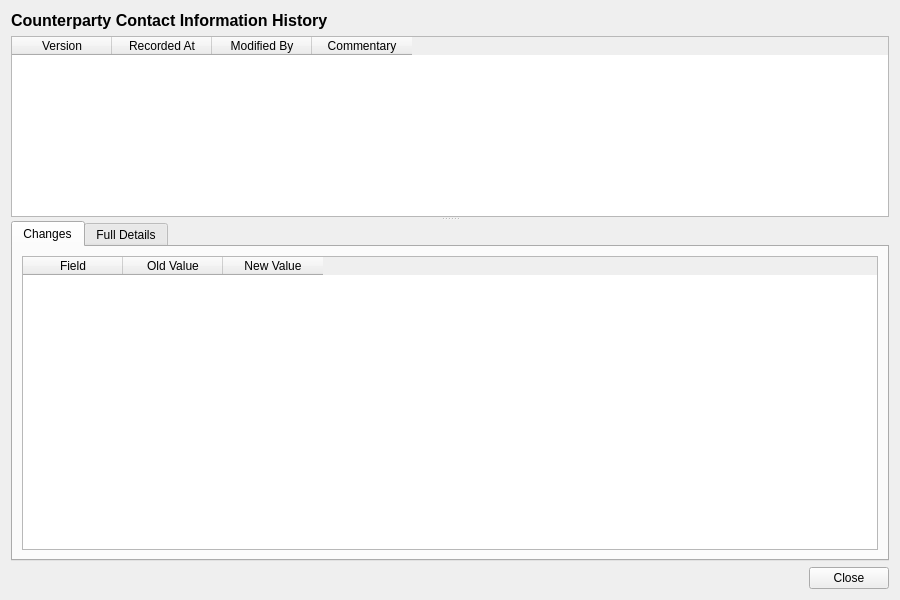
<?xml version="1.0" encoding="UTF-8"?>
<ui version="4.0">
 <class>CounterpartyContactInformationHistoryDialog</class>
 <widget class="QWidget" name="CounterpartyContactInformationHistoryDialog">
  <property name="geometry">
   <rect>
    <x>0</x>
    <y>0</y>
    <width>900</width>
    <height>600</height>
   </rect>
  </property>
  <property name="windowTitle">
   <string>Counterparty Contact Information History</string>
  </property>
  <layout class="QVBoxLayout" name="verticalLayout">
   <item>
    <widget class="QLabel" name="titleLabel">
     <property name="font">
      <font>
       <pointsize>12</pointsize>
       <bold>true</bold>
      </font>
     </property>
     <property name="text">
      <string>Counterparty Contact Information History</string>
     </property>
    </widget>
   </item>
   <item>
    <widget class="QSplitter" name="splitter">
     <property name="orientation">
      <enum>Qt::Vertical</enum>
     </property>
     <widget class="QTableWidget" name="versionListWidget">
      <property name="minimumHeight">
       <number>150</number>
      </property>
      <property name="maximumHeight">
       <number>250</number>
      </property>
      <property name="alternatingRowColors">
       <bool>true</bool>
      </property>
      <property name="editTriggers">
       <set>QAbstractItemView::NoEditTriggers</set>
      </property>
      <property name="selectionMode">
       <enum>QAbstractItemView::SingleSelection</enum>
      </property>
      <property name="selectionBehavior">
       <enum>QAbstractItemView::SelectRows</enum>
      </property>
      <column>
       <property name="text">
        <string>Version</string>
       </property>
      </column>
      <column>
       <property name="text">
        <string>Recorded At</string>
       </property>
      </column>
      <column>
       <property name="text">
        <string>Modified By</string>
       </property>
      </column>
      <column>
       <property name="text">
        <string>Commentary</string>
       </property>
      </column>
     </widget>
     <widget class="QWidget" name="detailWidget">
      <layout class="QVBoxLayout" name="detailLayout">
       <property name="leftMargin">
        <number>0</number>
       </property>
       <property name="topMargin">
        <number>0</number>
       </property>
       <property name="rightMargin">
        <number>0</number>
       </property>
       <property name="bottomMargin">
        <number>0</number>
       </property>
       <item>
        <widget class="QTabWidget" name="tabWidget">
         <property name="currentIndex">
          <number>0</number>
         </property>
         <widget class="QWidget" name="changesTab">
          <attribute name="title">
           <string>Changes</string>
          </attribute>
          <layout class="QVBoxLayout" name="changesTabLayout">
           <item>
            <widget class="QTableWidget" name="changesTableWidget">
             <property name="editTriggers">
              <set>QAbstractItemView::NoEditTriggers</set>
             </property>
             <property name="alternatingRowColors">
              <bool>true</bool>
             </property>
             <property name="selectionMode">
              <enum>QAbstractItemView::SingleSelection</enum>
             </property>
             <property name="selectionBehavior">
              <enum>QAbstractItemView::SelectRows</enum>
             </property>
             <column>
              <property name="text">
               <string>Field</string>
              </property>
             </column>
             <column>
              <property name="text">
               <string>Old Value</string>
              </property>
             </column>
             <column>
              <property name="text">
               <string>New Value</string>
              </property>
             </column>
            </widget>
           </item>
          </layout>
         </widget>
         <widget class="QWidget" name="fullDetailsTab">
          <attribute name="title">
           <string>Full Details</string>
          </attribute>
          <layout class="QVBoxLayout" name="fullDetailsTabLayout">
           <item>
            <widget class="QScrollArea" name="scrollArea">
             <property name="widgetResizable">
              <bool>true</bool>
             </property>
             <widget class="QWidget" name="scrollAreaWidgetContents">
              <property name="geometry">
               <rect>
                <x>0</x>
                <y>0</y>
                <width>560</width>
                <height>450</height>
               </rect>
              </property>
              <layout class="QFormLayout" name="formLayout">
               <item row="0" column="0">
                <widget class="QLabel" name="idLabel">
                 <property name="text">
                  <string>Id:</string>
                 </property>
                </widget>
               </item>
               <item row="0" column="1">
                <widget class="QLabel" name="idValue">
                 <property name="text">
                  <string/>
                 </property>
                </widget>
               </item>
               <item row="1" column="0">
                <widget class="QLabel" name="contact_typeLabel">
                 <property name="text">
                  <string>Type:</string>
                 </property>
                </widget>
               </item>
               <item row="1" column="1">
                <widget class="QLabel" name="contactTypeValue">
                 <property name="text">
                  <string/>
                 </property>
                </widget>
               </item>
               <item row="2" column="0">
                <widget class="QLabel" name="street_line_1Label">
                 <property name="text">
                  <string>Street Line 1:</string>
                 </property>
                </widget>
               </item>
               <item row="2" column="1">
                <widget class="QLabel" name="streetLine1Value">
                 <property name="text">
                  <string/>
                 </property>
                </widget>
               </item>
               <item row="3" column="0">
                <widget class="QLabel" name="street_line_2Label">
                 <property name="text">
                  <string>Street Line 2:</string>
                 </property>
                </widget>
               </item>
               <item row="3" column="1">
                <widget class="QLabel" name="streetLine2Value">
                 <property name="text">
                  <string/>
                 </property>
                </widget>
               </item>
               <item row="4" column="0">
                <widget class="QLabel" name="cityLabel">
                 <property name="text">
                  <string>City:</string>
                 </property>
                </widget>
               </item>
               <item row="4" column="1">
                <widget class="QLabel" name="cityValue">
                 <property name="text">
                  <string/>
                 </property>
                </widget>
               </item>
               <item row="5" column="0">
                <widget class="QLabel" name="stateLabel">
                 <property name="text">
                  <string>State:</string>
                 </property>
                </widget>
               </item>
               <item row="5" column="1">
                <widget class="QLabel" name="stateValue">
                 <property name="text">
                  <string/>
                 </property>
                </widget>
               </item>
               <item row="6" column="0">
                <widget class="QLabel" name="country_codeLabel">
                 <property name="text">
                  <string>Country Code:</string>
                 </property>
                </widget>
               </item>
               <item row="6" column="1">
                <widget class="QLabel" name="countryCodeValue">
                 <property name="text">
                  <string/>
                 </property>
                </widget>
               </item>
               <item row="7" column="0">
                <widget class="QLabel" name="postal_codeLabel">
                 <property name="text">
                  <string>Postal Code:</string>
                 </property>
                </widget>
               </item>
               <item row="7" column="1">
                <widget class="QLabel" name="postalCodeValue">
                 <property name="text">
                  <string/>
                 </property>
                </widget>
               </item>
               <item row="8" column="0">
                <widget class="QLabel" name="phoneLabel">
                 <property name="text">
                  <string>Phone:</string>
                 </property>
                </widget>
               </item>
               <item row="8" column="1">
                <widget class="QLabel" name="phoneValue">
                 <property name="text">
                  <string/>
                 </property>
                </widget>
               </item>
               <item row="9" column="0">
                <widget class="QLabel" name="emailLabel">
                 <property name="text">
                  <string>Email:</string>
                 </property>
                </widget>
               </item>
               <item row="9" column="1">
                <widget class="QLabel" name="emailValue">
                 <property name="text">
                  <string/>
                 </property>
                </widget>
               </item>
               <item row="10" column="0">
                <widget class="QLabel" name="web_pageLabel">
                 <property name="text">
                  <string>Web Page:</string>
                 </property>
                </widget>
               </item>
               <item row="10" column="1">
                <widget class="QLabel" name="webPageValue">
                 <property name="text">
                  <string/>
                 </property>
                </widget>
               </item>
               <item row="11" column="0">
                <widget class="QLabel" name="versionNumberLabel">
                 <property name="text">
                  <string>Version:</string>
                 </property>
                </widget>
               </item>
               <item row="11" column="1">
                <widget class="QLabel" name="versionNumberValue">
                 <property name="text">
                  <string/>
                 </property>
                </widget>
               </item>
               <item row="12" column="0">
                <widget class="QLabel" name="modifiedByLabel">
                 <property name="text">
                  <string>Modified By:</string>
                 </property>
                </widget>
               </item>
               <item row="12" column="1">
                <widget class="QLabel" name="modifiedByValue">
                 <property name="text">
                  <string/>
                 </property>
                </widget>
               </item>
               <item row="13" column="0">
                <widget class="QLabel" name="recordedAtLabel">
                 <property name="text">
                  <string>Recorded At:</string>
                 </property>
                </widget>
               </item>
               <item row="13" column="1">
                <widget class="QLabel" name="recordedAtValue">
                 <property name="text">
                  <string/>
                 </property>
                </widget>
               </item>
               <item row="14" column="0">
                <widget class="QLabel" name="changeCommentaryLabel">
                 <property name="text">
                  <string>Change Commentary:</string>
                 </property>
                </widget>
               </item>
               <item row="14" column="1">
                <widget class="QLabel" name="changeCommentaryValue">
                 <property name="text">
                  <string/>
                 </property>
                 <property name="wordWrap">
                  <bool>true</bool>
                 </property>
                </widget>
               </item>
              </layout>
             </widget>
            </widget>
           </item>
          </layout>
         </widget>
        </widget>
       </item>
      </layout>
     </widget>
    </widget>
   </item>
   <item>
    <layout class="QHBoxLayout" name="buttonLayout">
     <item>
      <spacer name="horizontalSpacer">
       <property name="orientation">
        <enum>Qt::Horizontal</enum>
       </property>
       <property name="sizeHint" stdset="0">
        <size><width>40</width><height>20</height></size>
       </property>
      </spacer>
     </item>
     <item>
      <widget class="QPushButton" name="closeButton">
       <property name="text">
        <string>Close</string>
       </property>
      </widget>
     </item>
    </layout>
   </item>
  </layout>
 </widget>
 <resources/>
 <connections/>
</ui>
